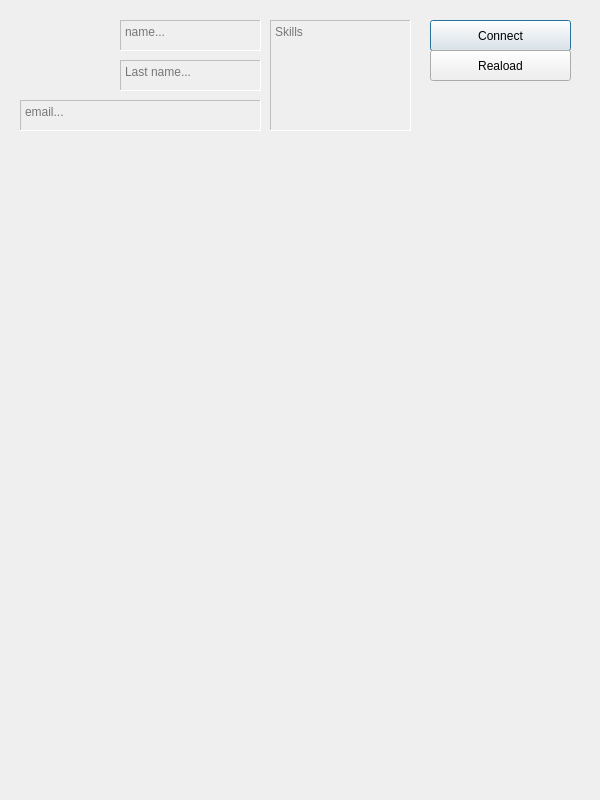
<?xml version="1.0" encoding="UTF-8"?>
<ui version="4.0">
 <class>veiwperson</class>
 <widget class="QDialog" name="veiwperson">
  <property name="geometry">
   <rect>
    <x>0</x>
    <y>0</y>
    <width>600</width>
    <height>800</height>
   </rect>
  </property>
  <property name="windowTitle">
   <string>Dialog</string>
  </property>
  <widget class="QLabel" name="Profile">
   <property name="geometry">
    <rect>
     <x>0</x>
     <y>0</y>
     <width>121</width>
     <height>111</height>
    </rect>
   </property>
   <property name="styleSheet">
    <string notr="true">image: url(:/images/assets/profile.png);</string>
   </property>
   <property name="text">
    <string/>
   </property>
  </widget>
  <widget class="QTextEdit" name="name">
   <property name="enabled">
    <bool>false</bool>
   </property>
   <property name="geometry">
    <rect>
     <x>120</x>
     <y>20</y>
     <width>141</width>
     <height>31</height>
    </rect>
   </property>
   <property name="frameShape">
    <enum>QFrame::Panel</enum>
   </property>
   <property name="placeholderText">
    <string>name...</string>
   </property>
  </widget>
  <widget class="QTextEdit" name="Lastname">
   <property name="enabled">
    <bool>false</bool>
   </property>
   <property name="geometry">
    <rect>
     <x>120</x>
     <y>60</y>
     <width>141</width>
     <height>31</height>
    </rect>
   </property>
   <property name="frameShape">
    <enum>QFrame::Panel</enum>
   </property>
   <property name="placeholderText">
    <string>Last name...</string>
   </property>
  </widget>
  <widget class="QTextEdit" name="email">
   <property name="enabled">
    <bool>false</bool>
   </property>
   <property name="geometry">
    <rect>
     <x>20</x>
     <y>100</y>
     <width>241</width>
     <height>31</height>
    </rect>
   </property>
   <property name="frameShape">
    <enum>QFrame::Panel</enum>
   </property>
   <property name="placeholderText">
    <string>email...</string>
   </property>
  </widget>
  <widget class="QTextEdit" name="skills">
   <property name="enabled">
    <bool>false</bool>
   </property>
   <property name="geometry">
    <rect>
     <x>270</x>
     <y>20</y>
     <width>141</width>
     <height>111</height>
    </rect>
   </property>
   <property name="frameShape">
    <enum>QFrame::Panel</enum>
   </property>
   <property name="placeholderText">
    <string>Skills</string>
   </property>
  </widget>
  <widget class="QPushButton" name="Connect">
   <property name="geometry">
    <rect>
     <x>430</x>
     <y>20</y>
     <width>141</width>
     <height>31</height>
    </rect>
   </property>
   <property name="text">
    <string>Connect</string>
   </property>
  </widget>
  <widget class="QPushButton" name="Reload">
   <property name="geometry">
    <rect>
     <x>430</x>
     <y>50</y>
     <width>141</width>
     <height>31</height>
    </rect>
   </property>
   <property name="text">
    <string>Reaload</string>
   </property>
  </widget>
 </widget>
 <resources/>
 <connections/>
</ui>
